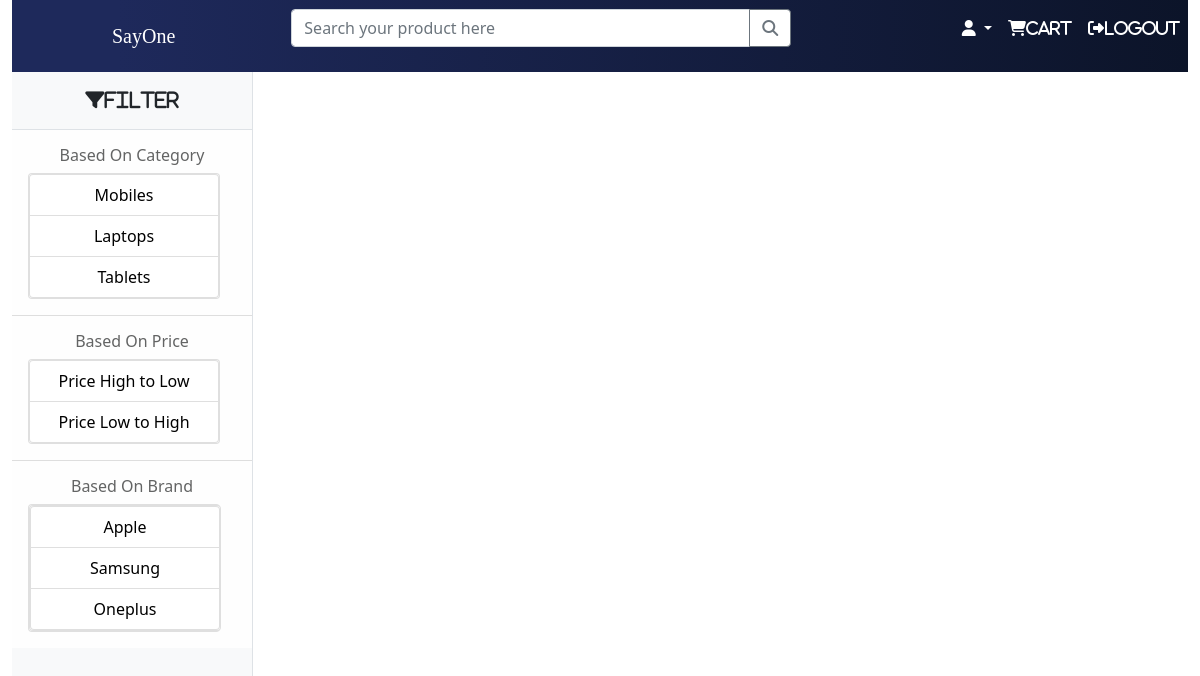
/customer/base (signed in), run on the app's committed database.
### seller/models.py (models this page shows)
class Brand(models.Model):
    brand_name = models.CharField(max_length=100)
    def __str__(self):
        return self.brand_name

### customer/views.py (the view)
# urls.py: path('base',views.BasePage.as_view(),name='basepage'),
class BasePage(TemplateView):
    template_name = 'cust_base.html'
    context = {}
    def get(self, request, *args, **kwargs):
        brands = Brand.objects.all()
        print(brands)
        self.context['brands'] = brands
        return render(request, self.template_name, self.context)

### customer/templates/cust_base.html (shortened to what this page needs)
<!DOCTYPE html>
{%load static%}
<html lang="en">
<head>
    <link href="{%static 'css/styles.css'%}" rel="stylesheet"/>
    <link href="https://cdn.jsdelivr.net/npm/bootstrap@5.0.2/dist/css/bootstrap.min.css" rel="stylesheet"
>
</head>
<body>
<div class="container-fluid">
    <div class="row">
        <div id="page-content-wrapper">
            <nav class="navbar navbar-expand-lg navbar-light " style="padding-left:100px; background: rgb(30,41,91);
background: linear-gradient(90deg, rgba(30,41,91,1) 9%, rgba(12,20,41,1) 100%, rgba(52,66,106,1) 100%);">
                <a class="navbar-brand" href="{% url 'customer_home'%}" style="font-family:cursive; color:white">SayOne</a>
                <div class="collapse navbar-collapse" id="navbarSupportedContent">
                    <form style="width:600px; padding-left:100px;" action="search">
                        <div class="input-group mb-3">
                            <div class="input-group">
                                <input name="q" type="text" class="form-control" placeholder="Search your product here"
                                       aria-describedby="button-addon2">
                                <button class="btn btn-outline-secondary" type="submit" id="button-addon2"
                                        href="{%url 'search'%}"
                                        style="background:white"><i class="fas fa-search"></i></button>
                            </div>
                        </div>
                    </form>
                    <ul class="navbar-nav ms-auto mb-3 mb-lg-3">
                        <li class="nav-item dropdown">
                            <a class="nav-link dropdown-toggle" href="#" id="navbarDropdown" role="button"
                               data-bs-toggle="dropdown" aria-expanded="false" style="color:white;">
                                <i class="fas fa-user" style="color:white;"></i>
                            </a>
                        </li>
                        <li>
                            <a class="nav-link" href="{% url 'mycart'%}"><i class="fas fa-shopping-cart"
                                                                            style="color:white;">Cart</i></a>
                        </li>
                        <li>
                            <a class="nav-link" href="{% url 'signout'%}"><i class="fas fa-sign-out-alt"
                                                                             style="color:white;">LogOut</i></a>
                        </li>
                    </ul>
                </div>
            </nav>
        </div>
        <div class="d-flex" id="wrapper">
            <div class="border-end bg-light" id="sidebar-wrapper" style="text-align:center;">
                <div class="sidebar-heading border-bottom bg-light"><b><i class="fas fa-filter">FILTER</i></b></div>
                <div class="list-group list-group-flush">
                    <ul class="list-group list-group-flush">
                        <li class="list-group-item list-group-item-action list-group-item-light p-3">
                            <h6>Based On Category</h6>
                            <div class="card" style="width: 12rem;">
                                <a class="list-group-item" href="{%url 'mobiles'%}"
                                   style="color:black;">Mobiles</a>
                                <a class="list-group-item" href="{%url 'laptops'%}" style="color:black;">Laptops</a>
                                <a class="list-group-item" href="{%url 'tablets'%}"
                                   style="color:black;">Tablets</a>
                            </div>
                        </li>
                        <li class="list-group-item list-group-item-action list-group-item-light p-3">
                            <h6>Based On Price</h6>
                            <div class="card" style="width: 12rem;">
                                <a class="list-group-item" href="{% url 'price_high_to_low'%}" style="color: black;">Price
                                    High to Low</a>
                                <a class="list-group-item" href="{% url 'price_low_to_high'%}"
                                   style="color:black;">Price Low to High</a>
                            </div>
                        </li>
                        <li class="list-group-item list-group-item-action list-group-item-light p-3">
                            <h6>Based On Brand</h6>
                            <div class="card" style="width: 12rem;">
                                <div class="card" style="width: 12rem;">
                                    {%for brand in brands %}
                                    <a class="list-group-item" href="{%url 'brandfilter' brand.id %}"
                                       style="color:black;">{{brand.brand_name}}</a>
                                    {%endfor%}
                                </div>
                            </div>
                        </li>
                    </ul>
                </div>
            </div>
        </div>
    </div>
</div>
</body>
</html>

### data on the page
Brand: brand_name "Apple"
Brand: brand_name "Samsung"
Brand: brand_name "Oneplus"
